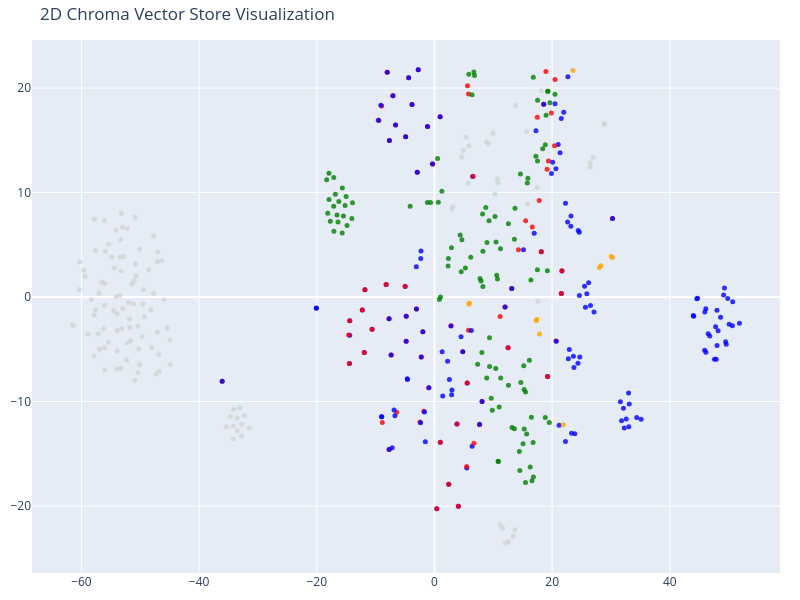

Notebook cell for this chart:
### Code cell
tsne = TSNE(n_components=2, random_state=42)
reduced_vectors = tsne.fit_transform(vectors)

# Create the 2D scatter plot
fig = go.Figure(data=[go.Scatter(
    x=reduced_vectors[:, 0],
    y=reduced_vectors[:, 1],
    mode='markers',
    marker=dict(size=5, color=colors, opacity=0.8),
    text=[f"Type: {t}<br>Text: {d[:100]}..." for t, d in zip(doc_types, documents)],
    hoverinfo='text'
)])

fig.update_layout(title='2D Chroma Vector Store Visualization',
    scene=dict(xaxis_title='x',yaxis_title='y'),
    width=800,
    height=600,
    margin=dict(r=20, b=10, l=10, t=40)
)

fig.show()

### Figure 1 — Plotly figure (JSON) as saved in the notebook; plotly's stock layout.template omitted (floating-point values rounded to 4 significant figures; data arrays with more than 128 entries replaced by an {"elided": "..."} marker saying what was removed)
{"data": [{"hoverinfo": "text", "marker": {"color": {"elided": "468 str values"}, "opacity": 0.8, "size": 5}, "mode": "markers", "text": {"elided": "468 str values"}, "type": "scatter", "x": {"elided": "468 float values"}, "y": {"elided": "468 float values"}}], "layout": {"height": 600, "margin": {"b": 10, "l": 10, "r": 20, "t": 40}, "scene": {"xaxis": {"title": {"text": "x"}}, "yaxis": {"title": {"text": "y"}}}, "title": {"text": "2D Chroma Vector Store Visualization"}, "width": 800}}
